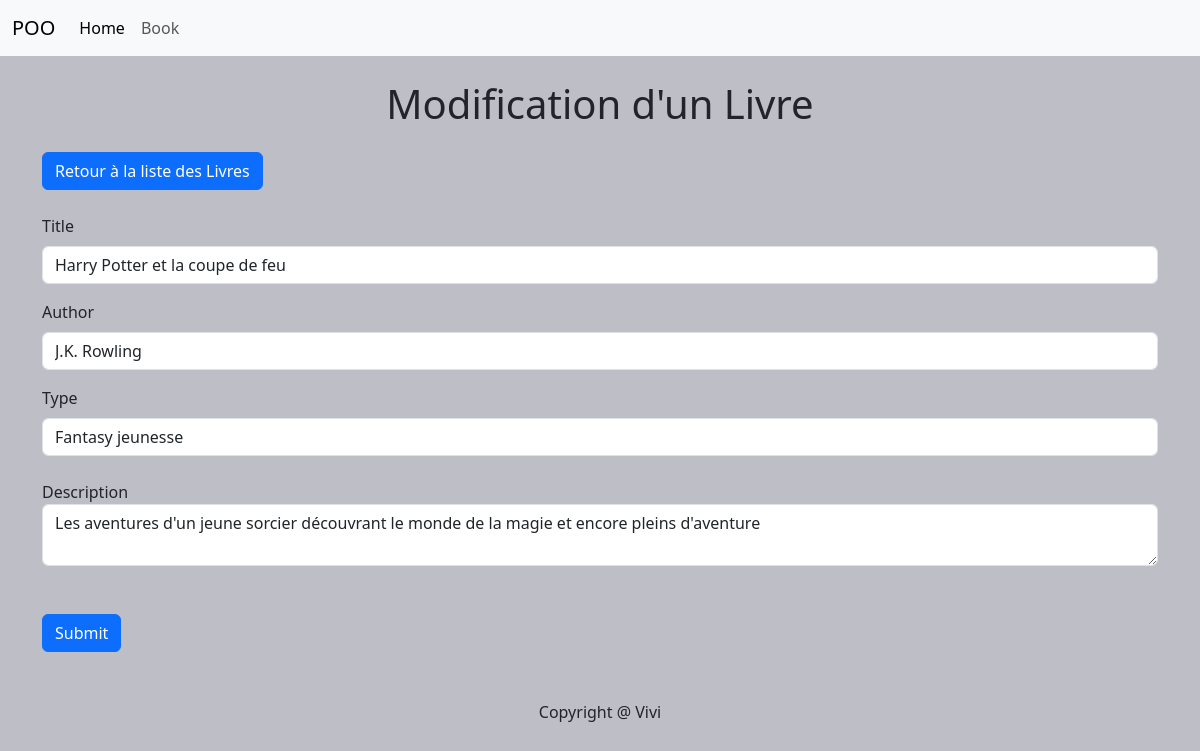
The app's page /index.php?controller=Book&method=edit&id=4 with its own data.
### tables this page shows
CREATE TABLE `books` (
  `id` bigint(13) NOT NULL,
  `title` varchar(250) NOT NULL,
  `author` varchar(25) NOT NULL,
  `type` varchar(50) NOT NULL,
  `image` varchar(255) DEFAULT NULL,
  `description` text NOT NULL
);

### src/Kernel/Views.php (called while the page is built, shortened)
<?php
class Views
{
    private string $html;
    public function setHtml(string $html): self
    {
        $this->html = Config::VIEWS . $html;
        return $this;
    }
    public function render(array $vars, ?string $head = null,  ?string $header = null, ?string $html = null, ?string $footer = null)
    {
        include(dirname(__FILE__) . "/../" . $this->html);
    }
}

### src/Controller/Book.php (called while the page is built, shortened)
<?php
class Book extends AbstractController{
    public function edit()
    {
        $id = $_GET['id'];
        $book = Books::getById($id);
        $view = new Views();
        $view->setHead('head.html');
        $view->setHeader('header.html');
        $view->setHtml('book/updateBook.php');
        $view->setFooter('footer.html');
        $view->render([
            'flash' => $this->getFlashMessage(),
            'title' => 'Edit Book',
            'titlePage' => 'Page BookController',
            'book' => $book,
        ]);
    }
}

### src/Kernel/Dispatcher.php (called while the page is built, shortened)
<?php
class Dispatcher {
    private $method;
    public function __construct()
    {
        $this->controller = Config::CONTROLLER.'Home';
        $this->method = 'index';
        if (isset($_GET['controller'])) {
            if(class_exists(Config::CONTROLLER.$_GET['controller'])) {
                $this->controller = Config::CONTROLLER.$_GET['controller'];
            }
        }
        if (isset($_GET['method'])) {
            if (method_exists($this->controller, $_GET['method'])) {
                $this->method = $_GET['method'];
            } else {
                $this->controller = Config::CONTROLLER . 'Home';
            }
        }
    }
    public function Dispatch() {
        $method = $this->method;
        $cont = new $this->controller;
        $cont->$method();
    }
}

### index.php (called while the page is built, shortened)
<?php
$dispatcher = new Dispatcher();
$dispatcher->dispatch();

### src/Entity/Model.php (called while the page is built, shortened)
<?php
class Model  {
    private static function getEntityName()
    {
        $classname = static::class;
        $tab = explode('\\', $classname);
        $entity = $tab[count($tab) - 1];
        return $entity;
    }
    private static function getClassName()
    {
        return static::class;
    }
private static function Execute($sql, array $attributes =null)
    {
        $db = DataBase::getInstance();
        if($attributes !==null){
            $query = $db->prepare($sql);
            $query->execute($attributes);
            return $query;
        } else {
            return $db->query($sql);
        }
    }
    public static function getById(int $id)
    {
            $sql = "select * from " . self::getEntityName() . " where id=$id";
            $result =  self::Execute($sql)->fetchAll(\PDO::FETCH_CLASS, self::getClassName());
            return $result[0];
    }
}

### src/Entity/Books.php (called while the page is built, shortened)
<?php
class Books extends Model {
    private int $id;
    private string $title;
    private string $author;
    private string $type;
    private string $description;
    public function getId(): ?int
    {
        return $this->id;
    }
    public function getTitle(): ?string
    {
        return $this->title;
    }
    public function getAuthor(): ?string
    {
        return $this->author;
    }
    public function getType(): ?string
    {
        return $this->type;
    }
    public function getDescription(): ?string
    {
        return $this->description;
    }
}

### src/Views/book/updateBook.php (the view)
<main class="container">
    <h1 class="text-center my-4">Modification d'un Livre</h1>
    <div class="row">
        <div class="col ">
            <a href="index.php?controller=book" class="btn btn-primary mb-4">Retour à la liste des Livres</a>
        </div>
    </div>
    <form action="index.php?controller=Book&method=edit&id=<?= $book->getId() ?>" method="POST">
        <div class="mb-3">
            <label for="title" class="form-label">Title</label>
            <input type="text" class="form-control" id="title" name="title" aria-describedby="titleHelp" value="<?= $book->getTitle() ?>">
        </div>
        <div class="mb-3">
            <label for="author" class="form-label">Author</label>
            <input type="text" class="form-control" id="author" name="author" aria-describedby="authorHelp" value="<?= $book->getAuthor() ?>">
        </div>
        <div class="mb-4">
            <label for="type" class="form-label">Type</label>
            <input type="text" class="form-control" id="type" name="type" aria-describedby="typeHelp" value="<?= $book->getType() ?>">
        </div>
        <div class="mb-5">
            <label for="description">Description</label>
            <textarea class="form-control" name="description" id="description"><?= $book->getDescription() ?></textarea>
        </div>
        <button type="submit" class="btn btn-primary" name="submit">Submit</button>
    </form>
</main>

### asset/css/style.css (style rules this page uses)
body { background-color: #bebec6; height: 100vh; }

### records on screen
books: title "Harry Potter et la coupe de feu", author "J.K. Rowling", type "Fantasy jeunesse", description "Les aventures d'un jeune sorcier découvrant le monde de la magie et encore pleins d'aventure"
